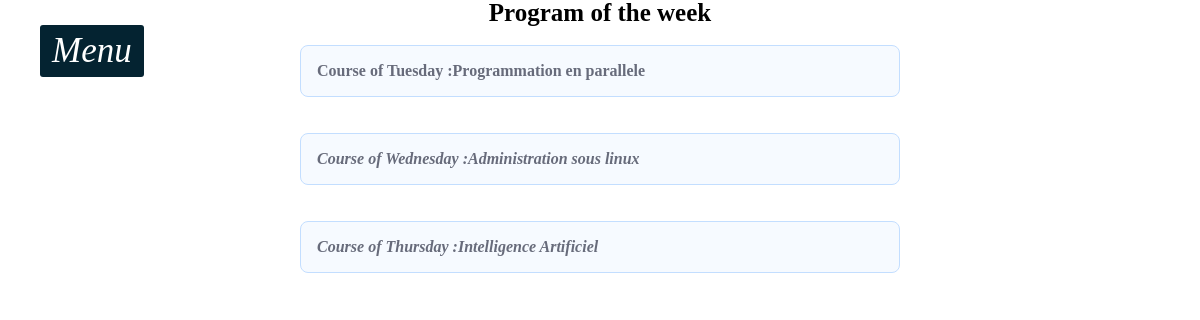
/horaire/ (signed in), run on the app's committed database.
### cool/models.py (models this page shows, shortened)
class Cours(models.Model):
    nom=models.CharField(max_length=50)
    description=models.TextField(max_length=200,default=True)
    nombre_heure=models.IntegerField(null=True)
    prof=models.CharField(max_length=50,default='',blank=True)
    section=models.ManyToManyField(Section)
    promotion=models.ForeignKey(Promotion,on_delete=models.CASCADE)
    jour=models.ManyToManyField("Semaines",through="CoursSemaines",through_fields=('cours','jour'))

class Semaines(models.Model):
    jour=models.CharField(max_length=50,null=True)
    cours_de_semaines=models.ManyToManyField("Cours",through="CoursSemaines",through_fields=('jour','cours'))
    def __str__(self) -> str:
        return self.jour

### cool/views.py (the view)
# urls.py: path('horaire/',views.horaire,name='horaire'),
@login_required
def horaire(request):
    cours=Cours.objects.filter(promotion=request.user.promotion,section=request.user.section).order_by('jour').distinct()
    return render(request,'horaire.html',{'cours':cours})

### templates/horaire.html (shortened to what this page needs)
{% extends "base.html" %}
{% load static %}
{% block content %}
<h2 class="titre">Program of the week </h2>
{% for cour in cours %}
<div class="faq-container">
  <details>
    <summary>
      <span class="faq-title">
        Course of {% for jour in cour.jour.all.distinct  %}
        {{jour}}{% endfor %} :{{cour.nom}}
      </span>
    </summary>
    <div class="faq-content">
      <ul>
        <li> given by <i>{{cour.prof}}<i></li>
    </ul>
    </div>
  </details>
</div>
{% endfor %}
{% endblock content %}

### static/style_base.css (style rules this page uses)
html { font-size: 16px; font-family: "Poppins"; }
body { background: white; height: 100%; }
* { margin: 0; padding: 0; list-style: none; text-decoration:none ; box-sizing: border-box; }
h2.titre, h3.titre { font-size: 25px; display: flex; align-items: center; text-decoration: 2px solid black; justify-content: center; line-height: 25px; }
.faq-container { display: flex; flex-direction: column; gap: 16px; margin-top: 20px; }
details { font-size: 1rem; margin: 0 auto; width: 100%; background: #F6FAFF; border-radius: 8px; position: relative; max-width: 600px; border: 1px solid #C3DEFF; transition: all 0.3s ease-in-out; }
summary { user-select: none; cursor: pointer; font-weight: 600; display: flex; list-style: none; padding: 1em; align-items: center; }
.faq-title { color: #1C2035; width: 90%; opacity: 0.65; transition: all 250ms ease-in-out; }
.faq-content { color: #303651; padding: 0.2em 1em 1em 1em; font-weight: 300; line-height: 1.5; }

### data on the page
Cours: nom "Programmation en parallele"
Semaines: jour "Tuesday"
Cours: nom "Administration sous linux"
Semaines: jour "Wednesday"
Cours: nom "Intelligence Artificiel"
Semaines: jour "Thursday"
